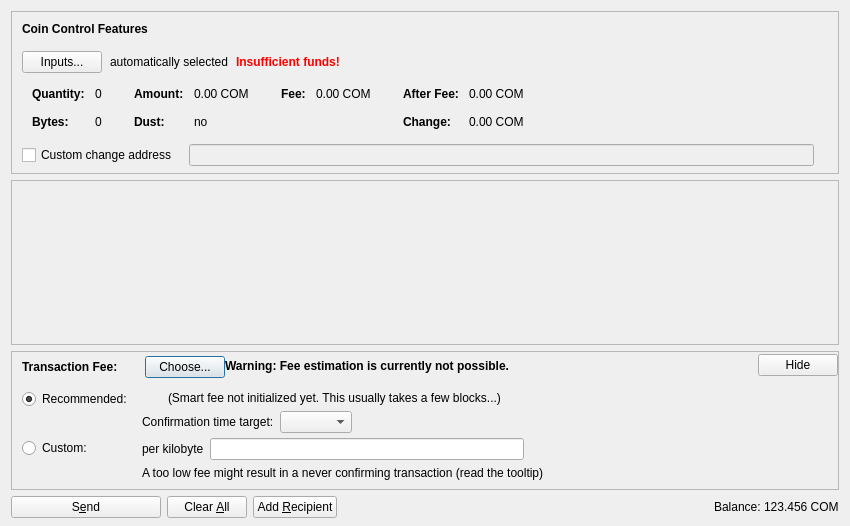
<?xml version="1.0" encoding="UTF-8"?>
<ui version="4.0">
 <class>SendCoinsDialog</class>
 <widget class="QDialog" name="SendCoinsDialog">
  <property name="geometry">
   <rect>
    <x>0</x>
    <y>0</y>
    <width>850</width>
    <height>526</height>
   </rect>
  </property>
  <property name="windowTitle">
   <string>Send Coins</string>
  </property>
  <layout class="QVBoxLayout" name="verticalLayout" stretch="0,1,0,0">
   <property name="bottomMargin">
    <number>8</number>
   </property>
   <item>
    <widget class="QFrame" name="frameCoinControl">
     <property name="sizePolicy">
      <sizepolicy hsizetype="Expanding" vsizetype="Expanding">
       <horstretch>0</horstretch>
       <verstretch>0</verstretch>
      </sizepolicy>
     </property>
     <property name="maximumSize">
      <size>
       <width>16777215</width>
       <height>16777215</height>
      </size>
     </property>
     <property name="frameShape">
      <enum>QFrame::StyledPanel</enum>
     </property>
     <property name="frameShadow">
      <enum>QFrame::Sunken</enum>
     </property>
     <layout class="QVBoxLayout" name="verticalLayoutCoinControl2">
      <property name="spacing">
       <number>0</number>
      </property>
      <property name="leftMargin">
       <number>0</number>
      </property>
      <property name="topMargin">
       <number>0</number>
      </property>
      <property name="rightMargin">
       <number>0</number>
      </property>
      <property name="bottomMargin">
       <number>6</number>
      </property>
      <item>
       <layout class="QVBoxLayout" name="verticalLayoutCoinControl" stretch="0,0,0,0,1">
        <property name="spacing">
         <number>0</number>
        </property>
        <property name="leftMargin">
         <number>10</number>
        </property>
        <property name="topMargin">
         <number>10</number>
        </property>
        <item>
         <layout class="QHBoxLayout" name="horizontalLayoutCoinControl1">
          <property name="bottomMargin">
           <number>15</number>
          </property>
          <item>
           <widget class="QLabel" name="labelCoinControlFeatures">
            <property name="sizePolicy">
             <sizepolicy hsizetype="Preferred" vsizetype="Maximum">
              <horstretch>0</horstretch>
              <verstretch>0</verstretch>
             </sizepolicy>
            </property>
            <property name="font">
             <font>
              <weight>75</weight>
              <bold>true</bold>
             </font>
            </property>
            <property name="styleSheet">
             <string notr="true">font-weight:bold;</string>
            </property>
            <property name="text">
             <string>Coin Control Features</string>
            </property>
           </widget>
          </item>
         </layout>
        </item>
        <item>
         <layout class="QHBoxLayout" name="horizontalLayoutCoinControl2" stretch="0,0,0,0">
          <property name="spacing">
           <number>8</number>
          </property>
          <property name="bottomMargin">
           <number>10</number>
          </property>
          <item>
           <widget class="QPushButton" name="pushButtonCoinControl">
            <property name="styleSheet">
             <string notr="true"/>
            </property>
            <property name="text">
             <string>Inputs...</string>
            </property>
            <property name="autoDefault">
             <bool>false</bool>
            </property>
           </widget>
          </item>
          <item>
           <widget class="QLabel" name="labelCoinControlAutomaticallySelected">
            <property name="text">
             <string>automatically selected</string>
            </property>
            <property name="margin">
             <number>5</number>
            </property>
           </widget>
          </item>
          <item>
           <widget class="QLabel" name="labelCoinControlInsuffFunds">
            <property name="font">
             <font>
              <weight>75</weight>
              <bold>true</bold>
             </font>
            </property>
            <property name="styleSheet">
             <string notr="true">color:red;font-weight:bold;</string>
            </property>
            <property name="text">
             <string>Insufficient funds!</string>
            </property>
            <property name="margin">
             <number>5</number>
            </property>
           </widget>
          </item>
          <item>
           <spacer name="horizontalSpacerCoinControl">
            <property name="orientation">
             <enum>Qt::Horizontal</enum>
            </property>
            <property name="sizeHint" stdset="0">
             <size>
              <width>40</width>
              <height>1</height>
             </size>
            </property>
           </spacer>
          </item>
         </layout>
        </item>
        <item>
         <widget class="QWidget" name="widgetCoinControl" native="true">
          <property name="sizePolicy">
           <sizepolicy hsizetype="Preferred" vsizetype="Preferred">
            <horstretch>0</horstretch>
            <verstretch>0</verstretch>
           </sizepolicy>
          </property>
          <property name="minimumSize">
           <size>
            <width>0</width>
            <height>0</height>
           </size>
          </property>
          <property name="styleSheet">
           <string notr="true"/>
          </property>
          <layout class="QHBoxLayout" name="horizontalLayoutCoinControl5">
           <property name="leftMargin">
            <number>0</number>
           </property>
           <property name="topMargin">
            <number>0</number>
           </property>
           <property name="rightMargin">
            <number>0</number>
           </property>
           <property name="bottomMargin">
            <number>0</number>
           </property>
           <item>
            <layout class="QHBoxLayout" name="horizontalLayoutCoinControl3" stretch="0,0,0,1">
             <property name="spacing">
              <number>20</number>
             </property>
             <property name="topMargin">
              <number>0</number>
             </property>
             <property name="bottomMargin">
              <number>10</number>
             </property>
             <item>
              <layout class="QFormLayout" name="formLayoutCoinControl1">
               <property name="horizontalSpacing">
                <number>10</number>
               </property>
               <property name="verticalSpacing">
                <number>14</number>
               </property>
               <property name="leftMargin">
                <number>10</number>
               </property>
               <property name="topMargin">
                <number>4</number>
               </property>
               <property name="rightMargin">
                <number>6</number>
               </property>
               <item row="0" column="0">
                <widget class="QLabel" name="labelCoinControlQuantityText">
                 <property name="font">
                  <font>
                   <weight>75</weight>
                   <bold>true</bold>
                  </font>
                 </property>
                 <property name="text">
                  <string>Quantity:</string>
                 </property>
                 <property name="margin">
                  <number>0</number>
                 </property>
                </widget>
               </item>
               <item row="0" column="1">
                <widget class="QLabel" name="labelCoinControlQuantity">
                 <property name="cursor">
                  <cursorShape>IBeamCursor</cursorShape>
                 </property>
                 <property name="contextMenuPolicy">
                  <enum>Qt::ActionsContextMenu</enum>
                 </property>
                 <property name="text">
                  <string notr="true">0</string>
                 </property>
                 <property name="margin">
                  <number>0</number>
                 </property>
                 <property name="textInteractionFlags">
                  <set>Qt::LinksAccessibleByMouse|Qt::TextSelectableByKeyboard|Qt::TextSelectableByMouse</set>
                 </property>
                </widget>
               </item>
               <item row="1" column="0">
                <widget class="QLabel" name="labelCoinControlBytesText">
                 <property name="font">
                  <font>
                   <weight>75</weight>
                   <bold>true</bold>
                  </font>
                 </property>
                 <property name="text">
                  <string>Bytes:</string>
                 </property>
                </widget>
               </item>
               <item row="1" column="1">
                <widget class="QLabel" name="labelCoinControlBytes">
                 <property name="cursor">
                  <cursorShape>IBeamCursor</cursorShape>
                 </property>
                 <property name="contextMenuPolicy">
                  <enum>Qt::ActionsContextMenu</enum>
                 </property>
                 <property name="text">
                  <string notr="true">0</string>
                 </property>
                 <property name="textInteractionFlags">
                  <set>Qt::LinksAccessibleByMouse|Qt::TextSelectableByKeyboard|Qt::TextSelectableByMouse</set>
                 </property>
                </widget>
               </item>
              </layout>
             </item>
             <item>
              <layout class="QFormLayout" name="formLayoutCoinControl2">
               <property name="horizontalSpacing">
                <number>10</number>
               </property>
               <property name="verticalSpacing">
                <number>14</number>
               </property>
               <property name="leftMargin">
                <number>6</number>
               </property>
               <property name="topMargin">
                <number>4</number>
               </property>
               <property name="rightMargin">
                <number>6</number>
               </property>
               <item row="0" column="0">
                <widget class="QLabel" name="labelCoinControlAmountText">
                 <property name="font">
                  <font>
                   <weight>75</weight>
                   <bold>true</bold>
                  </font>
                 </property>
                 <property name="text">
                  <string>Amount:</string>
                 </property>
                 <property name="margin">
                  <number>0</number>
                 </property>
                </widget>
               </item>
               <item row="0" column="1">
                <widget class="QLabel" name="labelCoinControlAmount">
                 <property name="cursor">
                  <cursorShape>IBeamCursor</cursorShape>
                 </property>
                 <property name="contextMenuPolicy">
                  <enum>Qt::ActionsContextMenu</enum>
                 </property>
                 <property name="text">
                  <string notr="true">0.00 COM</string>
                 </property>
                 <property name="textInteractionFlags">
                  <set>Qt::LinksAccessibleByMouse|Qt::TextSelectableByKeyboard|Qt::TextSelectableByMouse</set>
                 </property>
                </widget>
               </item>
               <item row="1" column="0">
                <widget class="QLabel" name="labelCoinControlLowOutputText">
                 <property name="font">
                  <font>
                   <weight>75</weight>
                   <bold>true</bold>
                  </font>
                 </property>
                 <property name="text">
                  <string>Dust:</string>
                 </property>
                </widget>
               </item>
               <item row="1" column="1">
                <widget class="QLabel" name="labelCoinControlLowOutput">
                 <property name="cursor">
                  <cursorShape>IBeamCursor</cursorShape>
                 </property>
                 <property name="contextMenuPolicy">
                  <enum>Qt::ActionsContextMenu</enum>
                 </property>
                 <property name="text">
                  <string notr="true">no</string>
                 </property>
                 <property name="textInteractionFlags">
                  <set>Qt::LinksAccessibleByMouse|Qt::TextSelectableByKeyboard|Qt::TextSelectableByMouse</set>
                 </property>
                </widget>
               </item>
              </layout>
             </item>
             <item>
              <layout class="QFormLayout" name="formLayoutCoinControl3">
               <property name="horizontalSpacing">
                <number>10</number>
               </property>
               <property name="verticalSpacing">
                <number>14</number>
               </property>
               <property name="leftMargin">
                <number>6</number>
               </property>
               <property name="topMargin">
                <number>4</number>
               </property>
               <property name="rightMargin">
                <number>6</number>
               </property>
               <item row="0" column="0">
                <widget class="QLabel" name="labelCoinControlFeeText">
                 <property name="font">
                  <font>
                   <weight>75</weight>
                   <bold>true</bold>
                  </font>
                 </property>
                 <property name="text">
                  <string>Fee:</string>
                 </property>
                 <property name="margin">
                  <number>0</number>
                 </property>
                </widget>
               </item>
               <item row="0" column="1">
                <widget class="QLabel" name="labelCoinControlFee">
                 <property name="cursor">
                  <cursorShape>IBeamCursor</cursorShape>
                 </property>
                 <property name="contextMenuPolicy">
                  <enum>Qt::ActionsContextMenu</enum>
                 </property>
                 <property name="text">
                  <string notr="true">0.00 COM</string>
                 </property>
                 <property name="textInteractionFlags">
                  <set>Qt::LinksAccessibleByMouse|Qt::TextSelectableByKeyboard|Qt::TextSelectableByMouse</set>
                 </property>
                </widget>
               </item>
              </layout>
             </item>
             <item>
              <layout class="QFormLayout" name="formLayoutCoinControl4">
               <property name="horizontalSpacing">
                <number>10</number>
               </property>
               <property name="verticalSpacing">
                <number>14</number>
               </property>
               <property name="leftMargin">
                <number>6</number>
               </property>
               <property name="topMargin">
                <number>4</number>
               </property>
               <property name="rightMargin">
                <number>6</number>
               </property>
               <item row="0" column="0">
                <widget class="QLabel" name="labelCoinControlAfterFeeText">
                 <property name="font">
                  <font>
                   <weight>75</weight>
                   <bold>true</bold>
                  </font>
                 </property>
                 <property name="text">
                  <string>After Fee:</string>
                 </property>
                 <property name="margin">
                  <number>0</number>
                 </property>
                </widget>
               </item>
               <item row="0" column="1">
                <widget class="QLabel" name="labelCoinControlAfterFee">
                 <property name="cursor">
                  <cursorShape>IBeamCursor</cursorShape>
                 </property>
                 <property name="contextMenuPolicy">
                  <enum>Qt::ActionsContextMenu</enum>
                 </property>
                 <property name="text">
                  <string notr="true">0.00 COM</string>
                 </property>
                 <property name="textInteractionFlags">
                  <set>Qt::LinksAccessibleByMouse|Qt::TextSelectableByKeyboard|Qt::TextSelectableByMouse</set>
                 </property>
                </widget>
               </item>
               <item row="1" column="0">
                <widget class="QLabel" name="labelCoinControlChangeText">
                 <property name="font">
                  <font>
                   <weight>75</weight>
                   <bold>true</bold>
                  </font>
                 </property>
                 <property name="text">
                  <string>Change:</string>
                 </property>
                </widget>
               </item>
               <item row="1" column="1">
                <widget class="QLabel" name="labelCoinControlChange">
                 <property name="cursor">
                  <cursorShape>IBeamCursor</cursorShape>
                 </property>
                 <property name="contextMenuPolicy">
                  <enum>Qt::ActionsContextMenu</enum>
                 </property>
                 <property name="text">
                  <string notr="true">0.00 COM</string>
                 </property>
                 <property name="textInteractionFlags">
                  <set>Qt::LinksAccessibleByMouse|Qt::TextSelectableByKeyboard|Qt::TextSelectableByMouse</set>
                 </property>
                </widget>
               </item>
              </layout>
             </item>
            </layout>
           </item>
          </layout>
         </widget>
        </item>
        <item>
         <layout class="QHBoxLayout" name="horizontalLayoutCoinControl4" stretch="0,0,0">
          <property name="spacing">
           <number>12</number>
          </property>
          <property name="sizeConstraint">
           <enum>QLayout::SetDefaultConstraint</enum>
          </property>
          <property name="topMargin">
           <number>5</number>
          </property>
          <property name="rightMargin">
           <number>5</number>
          </property>
          <item>
           <widget class="QCheckBox" name="checkBoxCoinControlChange">
            <property name="toolTip">
             <string>If this is activated, but the change address is empty or invalid, change will be sent to a newly generated address.</string>
            </property>
            <property name="text">
             <string>Custom change address</string>
            </property>
           </widget>
          </item>
          <item>
           <widget class="QValidatedLineEdit" name="lineEditCoinControlChange">
            <property name="enabled">
             <bool>false</bool>
            </property>
            <property name="sizePolicy">
             <sizepolicy hsizetype="Expanding" vsizetype="Fixed">
              <horstretch>0</horstretch>
              <verstretch>0</verstretch>
             </sizepolicy>
            </property>
           </widget>
          </item>
          <item>
           <widget class="QLabel" name="labelCoinControlChangeLabel">
            <property name="sizePolicy">
             <sizepolicy hsizetype="Preferred" vsizetype="Expanding">
              <horstretch>0</horstretch>
              <verstretch>0</verstretch>
             </sizepolicy>
            </property>
            <property name="minimumSize">
             <size>
              <width>0</width>
              <height>0</height>
             </size>
            </property>
            <property name="text">
             <string/>
            </property>
            <property name="margin">
             <number>3</number>
            </property>
           </widget>
          </item>
         </layout>
        </item>
        <item>
         <spacer name="verticalSpacerCoinControl">
          <property name="orientation">
           <enum>Qt::Vertical</enum>
          </property>
          <property name="sizeHint" stdset="0">
           <size>
            <width>800</width>
            <height>1</height>
           </size>
          </property>
         </spacer>
        </item>
       </layout>
      </item>
     </layout>
    </widget>
   </item>
   <item>
    <widget class="QScrollArea" name="scrollArea">
     <property name="widgetResizable">
      <bool>true</bool>
     </property>
     <widget class="QWidget" name="scrollAreaWidgetContents">
      <property name="geometry">
       <rect>
        <x>0</x>
        <y>0</y>
        <width>830</width>
        <height>104</height>
       </rect>
      </property>
      <layout class="QVBoxLayout" name="verticalLayout_2" stretch="0,1">
       <property name="leftMargin">
        <number>0</number>
       </property>
       <property name="topMargin">
        <number>0</number>
       </property>
       <property name="rightMargin">
        <number>0</number>
       </property>
       <property name="bottomMargin">
        <number>0</number>
       </property>
       <item>
        <layout class="QVBoxLayout" name="entries">
         <property name="spacing">
          <number>6</number>
         </property>
        </layout>
       </item>
       <item>
        <spacer name="verticalSpacer">
         <property name="orientation">
          <enum>Qt::Vertical</enum>
         </property>
         <property name="sizeHint" stdset="0">
          <size>
           <width>20</width>
           <height>40</height>
          </size>
         </property>
        </spacer>
       </item>
      </layout>
     </widget>
    </widget>
   </item>
   <item>
    <widget class="QFrame" name="frameFee">
     <property name="sizePolicy">
      <sizepolicy hsizetype="Expanding" vsizetype="Expanding">
       <horstretch>0</horstretch>
       <verstretch>0</verstretch>
      </sizepolicy>
     </property>
     <property name="maximumSize">
      <size>
       <width>16777215</width>
       <height>16777215</height>
      </size>
     </property>
     <property name="frameShape">
      <enum>QFrame::StyledPanel</enum>
     </property>
     <property name="frameShadow">
      <enum>QFrame::Sunken</enum>
     </property>
     <layout class="QVBoxLayout" name="verticalLayoutFee1">
      <property name="spacing">
       <number>0</number>
      </property>
      <property name="leftMargin">
       <number>0</number>
      </property>
      <property name="topMargin">
       <number>0</number>
      </property>
      <property name="rightMargin">
       <number>0</number>
      </property>
      <property name="bottomMargin">
       <number>0</number>
      </property>
      <item>
       <layout class="QVBoxLayout" name="verticalLayoutFee2" stretch="0,0,0">
        <property name="spacing">
         <number>0</number>
        </property>
        <property name="leftMargin">
         <number>10</number>
        </property>
        <property name="topMargin">
         <number>0</number>
        </property>
        <item>
         <layout class="QHBoxLayout" name="horizontalLayoutFee1">
          <property name="bottomMargin">
           <number>0</number>
          </property>
          <item>
           <layout class="QVBoxLayout" name="verticalLayoutFee7">
            <property name="spacing">
             <number>0</number>
            </property>
            <item>
             <spacer name="verticalSpacerSmartFee">
              <property name="orientation">
               <enum>Qt::Vertical</enum>
              </property>
              <property name="sizeType">
               <enum>QSizePolicy::Fixed</enum>
              </property>
              <property name="sizeHint" stdset="0">
               <size>
                <width>1</width>
                <height>4</height>
               </size>
              </property>
             </spacer>
            </item>
            <item>
             <layout class="QHBoxLayout" name="horizontalLayoutSmartFee">
              <property name="spacing">
               <number>10</number>
              </property>
              <item>
               <widget class="QLabel" name="labelFeeHeadline">
                <property name="sizePolicy">
                 <sizepolicy hsizetype="Preferred" vsizetype="Maximum">
                  <horstretch>0</horstretch>
                  <verstretch>0</verstretch>
                 </sizepolicy>
                </property>
                <property name="font">
                 <font>
                  <weight>75</weight>
                  <bold>true</bold>
                 </font>
                </property>
                <property name="styleSheet">
                 <string notr="true">font-weight:bold;</string>
                </property>
                <property name="text">
                 <string>Transaction Fee:</string>
                </property>
               </widget>
              </item>
              <item>
               <widget class="QLabel" name="labelFeeMinimized">
                <property name="text">
                 <string/>
                </property>
               </widget>
              </item>
              <item>
               <widget class="QPushButton" name="buttonChooseFee">
                <property name="text">
                 <string>Choose...</string>
                </property>
               </widget>
              </item>
             </layout>
            </item>
            <item>
             <spacer name="verticalSpacer_5">
              <property name="orientation">
               <enum>Qt::Vertical</enum>
              </property>
              <property name="sizeHint" stdset="0">
               <size>
                <width>1</width>
                <height>1</height>
               </size>
              </property>
             </spacer>
            </item>
           </layout>
          </item>
          <item>
           <widget class="QLabel" name="fallbackFeeWarningLabel">
            <property name="toolTip">
             <string>Using the fallbackfee can result in sending a transaction that will take several hours or days (or never) to confirm. Consider choosing your fee manually or wait until you have validated the complete chain.</string>
            </property>
            <property name="font">
            <font>
                <weight>75</weight>
                <bold>true</bold>
            </font>
            </property>
            <property name="text">
             <string>Warning: Fee estimation is currently not possible.</string>
            </property>
            <property name="wordWrap">
             <bool>false</bool>
            </property>
           </widget>
          </item>
          <item>
           <spacer name="horizontalSpacer_4">
            <property name="orientation">
             <enum>Qt::Horizontal</enum>
            </property>
            <property name="sizeType">
             <enum>QSizePolicy::MinimumExpanding</enum>
            </property>
            <property name="sizeHint" stdset="0">
             <size>
              <width>40</width>
              <height>20</height>
             </size>
            </property>
           </spacer>
          </item>
          <item>
           <widget class="QPushButton" name="buttonMinimizeFee">
            <property name="toolTip">
             <string>collapse fee-settings</string>
            </property>
            <property name="text">
             <string>Hide</string>
            </property>
           </widget>
          </item>
         </layout>
        </item>
        <item>
         <widget class="QFrame" name="frameFeeSelection">
          <layout class="QVBoxLayout" name="verticalLayoutFee12">
           <property name="spacing">
            <number>0</number>
           </property>
           <property name="leftMargin">
            <number>0</number>
           </property>
           <property name="topMargin">
            <number>0</number>
           </property>
           <property name="rightMargin">
            <number>0</number>
           </property>
           <property name="bottomMargin">
            <number>0</number>
           </property>
           <item>
            <layout class="QGridLayout" name="gridLayoutFee">
             <property name="topMargin">
              <number>10</number>
             </property>
             <property name="bottomMargin">
              <number>4</number>
             </property>
             <property name="horizontalSpacing">
              <number>10</number>
             </property>
             <property name="verticalSpacing">
              <number>4</number>
             </property>
             <item row="1" column="1">
              <layout class="QVBoxLayout" name="verticalLayoutFee8">
               <property name="spacing">
                <number>6</number>
               </property>
               <item>
                <layout class="QHBoxLayout" name="horizontalLayoutFee13">
                 <item>
                  <widget class="QLabel" name="labelCustomPerKilobyte">
                   <property name="toolTip">
                    <string>Specify a custom fee per kB (1,000 bytes) of the transaction's virtual size.

Note:  Since the fee is calculated on a per-byte basis, a fee of "100 satoshis per kB" for a transaction size of 500 bytes (half of 1 kB) would ultimately yield a fee of only 50 satoshis.</string>
                   </property>
                   <property name="text">
                    <string>per kilobyte</string>
                   </property>
                  </widget>
                 </item>
                 <item>
                  <widget class="BitcoinAmountField" name="customFee"/>
                 </item>
                 <item>
                  <spacer name="horizontalSpacer_6">
                   <property name="orientation">
                    <enum>Qt::Horizontal</enum>
                   </property>
                   <property name="sizeHint" stdset="0">
                    <size>
                     <width>1</width>
                     <height>1</height>
                    </size>
                   </property>
                  </spacer>
                 </item>
                </layout>
               </item>
               <item>
                <layout class="QHBoxLayout" name="horizontalLayoutFee8">
                 <item>
                  <widget class="QLabel" name="labelCustomFeeWarning">
                   <property name="enabled">
                    <bool>true</bool>
                   </property>
                   <property name="toolTip">
                    <string>When there is less transaction volume than space in the blocks, miners as well as relaying nodes may enforce a minimum fee. Paying only this minimum fee is just fine, but be aware that this can result in a never confirming transaction once there is more demand for cureoptedcoin transactions than the network can process.</string>
                   </property>
                   <property name="text">
                    <string>A too low fee might result in a never confirming transaction (read the tooltip)</string>
                   </property>
                  </widget>
                 </item>
                 <item>
                  <spacer name="horizontalSpacer_2">
                   <property name="orientation">
                    <enum>Qt::Horizontal</enum>
                   </property>
                   <property name="sizeHint" stdset="0">
                    <size>
                     <width>1</width>
                     <height>1</height>
                    </size>
                   </property>
                  </spacer>
                 </item>
                </layout>
               </item>
              </layout>
             </item>
             <item row="0" column="0">
              <layout class="QVBoxLayout" name="verticalLayoutFee4" stretch="0,1">
               <item>
                <widget class="QRadioButton" name="radioSmartFee">
                 <property name="text">
                  <string>Recommended:</string>
                 </property>
                 <property name="checked">
                  <bool>true</bool>
                 </property>
                 <attribute name="buttonGroup">
                  <string notr="true">groupFee</string>
                 </attribute>
                </widget>
               </item>
               <item>
                <spacer name="verticalSpacer_2">
                 <property name="orientation">
                  <enum>Qt::Vertical</enum>
                 </property>
                 <property name="sizeHint" stdset="0">
                  <size>
                   <width>1</width>
                   <height>1</height>
                  </size>
                 </property>
                </spacer>
               </item>
              </layout>
             </item>
             <item row="1" column="0">
              <layout class="QVBoxLayout" name="verticalLayoutFee9" stretch="0,1">
               <item>
                <widget class="QRadioButton" name="radioCustomFee">
                 <property name="text">
                  <string>Custom:</string>
                 </property>
                 <attribute name="buttonGroup">
                  <string notr="true">groupFee</string>
                 </attribute>
                </widget>
               </item>
               <item>
                <spacer name="verticalSpacer_6">
                 <property name="orientation">
                  <enum>Qt::Vertical</enum>
                 </property>
                 <property name="sizeHint" stdset="0">
                  <size>
                   <width>1</width>
                   <height>1</height>
                  </size>
                 </property>
                </spacer>
               </item>
              </layout>
             </item>
             <item row="0" column="1">
              <layout class="QVBoxLayout" name="verticalLayoutFee3" stretch="0,0,1">
               <property name="spacing">
                <number>6</number>
               </property>
               <property name="topMargin">
                <number>2</number>
               </property>
               <item>
                <layout class="QHBoxLayout" name="horizontalLayoutFee12">
                 <item>
                  <widget class="QLabel" name="labelSmartFee">
                   <property name="text">
                    <string/>
                   </property>
                  </widget>
                 </item>
                 <item>
                  <widget class="QLabel" name="labelFeeEstimation">
                   <property name="text">
                    <string/>
                   </property>
                  </widget>
                 </item>
                 <item>
                  <widget class="QLabel" name="labelSmartFee2">
                   <property name="text">
                    <string>(Smart fee not initialized yet. This usually takes a few blocks...)</string>
                   </property>
                  </widget>
                 </item>
                 <item>
                  <spacer name="horizontalSpacer_5">
                   <property name="orientation">
                    <enum>Qt::Horizontal</enum>
                   </property>
                   <property name="sizeHint" stdset="0">
                    <size>
                     <width>1</width>
                     <height>1</height>
                    </size>
                   </property>
                  </spacer>
                 </item>
                </layout>
               </item>
               <item>
                <layout class="QHBoxLayout" name="horizontalLayoutFee9">
                 <item>
                  <layout class="QVBoxLayout" name="verticalLayoutFee6">
                   <item>
                    <widget class="QLabel" name="labelSmartFee3">
                     <property name="text">
                      <string>Confirmation time target:</string>
                     </property>
                    </widget>
                   </item>
                  </layout>
                 </item>
                 <item>
                  <layout class="QVBoxLayout" name="verticalLayoutFee5">
                   <property name="rightMargin">
                    <number>30</number>
                   </property>
                   <item>
                    <layout class="QHBoxLayout" name="horizontalLayoutConfTarget">
                     <property name="bottomMargin">
                      <number>0</number>
                     </property>
                     <item>
                      <widget class="QComboBox" name="confTargetSelector"/>
                     </item>
                     <item>
                      <spacer name="horizontalSpacerConfTarget">
                       <property name="orientation">
                        <enum>Qt::Horizontal</enum>
                       </property>
                       <property name="sizeHint" stdset="0">
                        <size>
                         <width>40</width>
                         <height>20</height>
                        </size>
                       </property>
                      </spacer>
                     </item>
                    </layout>
                   </item>
                  </layout>
                 </item>
                </layout>
               </item>
               <item>
                <spacer name="verticalSpacer_4">
                 <property name="orientation">
                  <enum>Qt::Vertical</enum>
                 </property>
                 <property name="sizeHint" stdset="0">
                  <size>
                   <width>1</width>
                   <height>1</height>
                  </size>
                 </property>
                </spacer>
               </item>
              </layout>
             </item>
            </layout>
           </item>
          </layout>
         </widget>
        </item>
        <item>
         <spacer name="verticalSpacerFee">
          <property name="orientation">
           <enum>Qt::Vertical</enum>
          </property>
          <property name="sizeHint" stdset="0">
           <size>
            <width>40</width>
            <height>5</height>
           </size>
          </property>
         </spacer>
        </item>
       </layout>
      </item>
     </layout>
    </widget>
   </item>
   <item>
    <layout class="QHBoxLayout" name="horizontalLayout">
     <item>
      <widget class="QPushButton" name="sendButton">
       <property name="minimumSize">
        <size>
         <width>150</width>
         <height>0</height>
        </size>
       </property>
       <property name="toolTip">
        <string>Confirm the send action</string>
       </property>
       <property name="text">
        <string>S&amp;end</string>
       </property>
       <property name="icon">
        <iconset resource="../bitcoin.qrc">
         <normaloff>:/icons/send</normaloff>:/icons/send</iconset>
       </property>
       <property name="autoDefault">
        <bool>false</bool>
       </property>
       <property name="default">
        <bool>false</bool>
       </property>
      </widget>
     </item>
     <item>
      <widget class="QPushButton" name="clearButton">
       <property name="sizePolicy">
        <sizepolicy hsizetype="Minimum" vsizetype="Fixed">
         <horstretch>0</horstretch>
         <verstretch>0</verstretch>
        </sizepolicy>
       </property>
       <property name="toolTip">
        <string>Clear all fields of the form.</string>
       </property>
       <property name="text">
        <string>Clear &amp;All</string>
       </property>
       <property name="icon">
        <iconset resource="../bitcoin.qrc">
         <normaloff>:/icons/remove</normaloff>:/icons/remove</iconset>
       </property>
       <property name="autoDefault">
        <bool>false</bool>
       </property>
      </widget>
     </item>
     <item>
      <widget class="QPushButton" name="addButton">
       <property name="toolTip">
        <string>Send to multiple recipients at once</string>
       </property>
       <property name="text">
        <string>Add &amp;Recipient</string>
       </property>
       <property name="icon">
        <iconset resource="../bitcoin.qrc">
         <normaloff>:/icons/add</normaloff>:/icons/add</iconset>
       </property>
       <property name="autoDefault">
        <bool>false</bool>
       </property>
      </widget>
     </item>
     <item>
      <spacer name="horizontalSpacer">
       <property name="orientation">
        <enum>Qt::Horizontal</enum>
       </property>
       <property name="sizeHint" stdset="0">
        <size>
         <width>40</width>
         <height>20</height>
        </size>
       </property>
      </spacer>
     </item>
     <item>
      <layout class="QHBoxLayout" name="horizontalLayout_2">
       <property name="spacing">
        <number>3</number>
       </property>
       <item>
        <widget class="QLabel" name="label">
         <property name="sizePolicy">
          <sizepolicy hsizetype="Preferred" vsizetype="Fixed">
           <horstretch>0</horstretch>
           <verstretch>0</verstretch>
          </sizepolicy>
         </property>
         <property name="text">
          <string>Balance:</string>
         </property>
        </widget>
       </item>
       <item>
        <widget class="QLabel" name="labelBalance">
         <property name="sizePolicy">
          <sizepolicy hsizetype="Preferred" vsizetype="Fixed">
           <horstretch>0</horstretch>
           <verstretch>0</verstretch>
          </sizepolicy>
         </property>
         <property name="cursor">
          <cursorShape>IBeamCursor</cursorShape>
         </property>
         <property name="text">
          <string notr="true">123.456 COM</string>
         </property>
         <property name="textInteractionFlags">
          <set>Qt::LinksAccessibleByMouse|Qt::TextSelectableByKeyboard|Qt::TextSelectableByMouse</set>
         </property>
        </widget>
       </item>
      </layout>
     </item>
    </layout>
   </item>
  </layout>
 </widget>
 <customwidgets>
  <customwidget>
   <class>QValidatedLineEdit</class>
   <extends>QLineEdit</extends>
   <header>qt/qvalidatedlineedit.h</header>
  </customwidget>
  <customwidget>
   <class>BitcoinAmountField</class>
   <extends>QLineEdit</extends>
   <header>qt/bitcoinamountfield.h</header>
   <container>1</container>
  </customwidget>
 </customwidgets>
 <resources>
  <include location="../bitcoin.qrc"/>
 </resources>
 <connections/>
 <buttongroups>
  <buttongroup name="groupFee"/>
 </buttongroups>
</ui>
